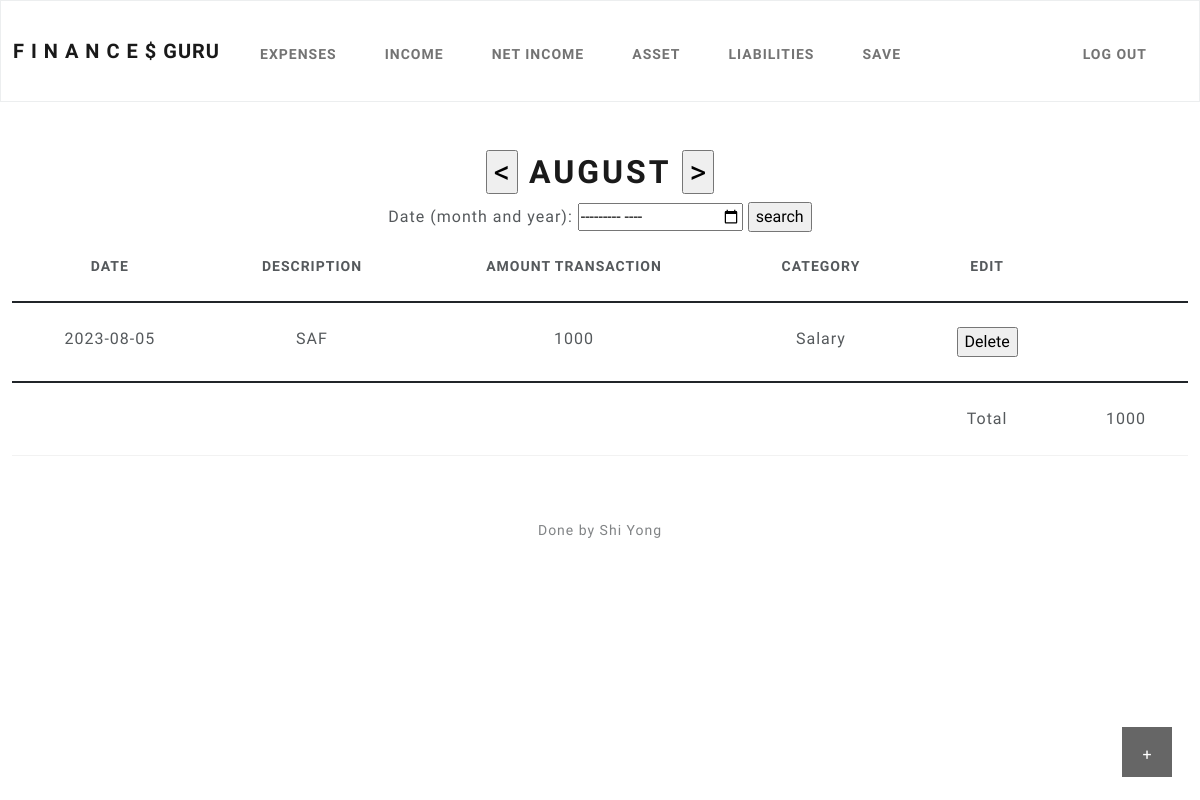
/income (signed in), run on the app's committed database.
### tables this page shows
CREATE TABLE "Income" (
	"I_id"	INTEGER,
	"Date"	TEXT,
	"Description"	TEXT,
	"income"	INTEGER,
	"Category"	TEXT,
	"id"	INTEGER NOT NULL,
	FOREIGN KEY("id") REFERENCES "users"("id"),
	PRIMARY KEY("I_id" AUTOINCREMENT)
);

### app.py (the view)
@app.route("/income", methods=["GET", "POST"])
@login_required
def income():
    global month1
    if request.method == "POST":
        Date = request.form.get('Date')
        Description = request.form.get('Description')
        income = request.form.get('income')
        Category = request.form.get('Category')
        if Date:
            db.execute("INSERT INTO Income (id, Date,Description,income,Category) VALUES(?, ?, ?, ?, ?)", session["user_id"], Date,Description,income,Category)
        Delete = request.form.get('Delete')
        if Delete != None:
            db.execute("DELETE FROM Income WHERE I_id = ? AND id = ?",Delete,session["user_id"])
        today = date.today()
        today = str(today)
        search = today[:-4]
        MONTH = request.form.get('month')
        if MONTH != None:
            MONTH = str(MONTH)
            MONTH = MONTH[-2:]
            if MONTH[:1] == '0':
                month1 = int(MONTH[-1:])
            else:
                month1 = int(MONTH)
        Previous = request.form.get('Previous')
        if Previous != None:
            month1 = int(month1) -1
        Next = request.form.get('Next')
        if Next != None:
            month1 = int(month1) +1
        if int(month1) > 12 or int(month1) < 1: #check if it overflow
            month1 = today[-4:-3]
        Month_full_name = calendar.month_name[int(month1)]
        month1 = str(month1)
        search = search + month1
        search = search + '%'
        total = db.execute("SELECT SUM(income) FROM Income WHERE id = ? AND Date LIKE ?", session["user_id"],search)
        total = total[0]['SUM(income)']
        if total == None:
            total = 0
        LIST = db.execute("SELECT * FROM Income WHERE id = ? AND Date LIKE ? ORDER BY Date DESC", session["user_id"],search) #TODO Search the data from This month date
        return render_template('income.html',LIST=LIST,Month_full_name=Month_full_name, total = total)
    else:
        today = date.today()
        today = str(today)
        search = today[:-4]
        month1 = today[-4:-3]
        Month_full_name = calendar.month_name[int(month1)]
        search = search + month1
        search = search + '%'
        total = db.execute("SELECT SUM(income) FROM Income WHERE id = ? AND Date LIKE ?", session["user_id"],search)
        total = total[0]['SUM(income)']
        if total == None:
            total = 0
        LIST = db.execute("SELECT * FROM Income WHERE id = ? AND Date LIKE ? ORDER BY Date DESC", session["user_id"],search) #TODO Search the data from This month date
        return render_template('income.html',LIST=LIST,Month_full_name=Month_full_name, total = total)

### app.py (called while the page is built)
@app.after_request
def after_request(response):
    response.headers["Cache-Control"] = "no-cache, no-store, must-revalidate"
    response.headers["Expires"] = 0
    response.headers["Pragma"] = "no-cache"
    return response

### helpers.py (called while the page is built)
def login_required(f):
    @wraps(f)
    def decorated_function(*args, **kwargs):
        if session.get("user_id") is None:
            return redirect("/login")
        return f(*args, **kwargs)
    return decorated_function

### templates/income.html (shortened to what this page needs)
{% extends "layout.html" %}
{% block main %}
<button class="open-button" onclick="openForm()">+</button>
<form action="/income" method="post">
<h1><input type="submit" name="Previous" value="<">
    {{Month_full_name}}
    <input type="submit" name="Next" value=">"></h1>
</form>
<form action="/income" method="post">
  <label for="month">Date (month and year):</label>
  <input type="month" id="month" name="month" required>
  <input type="submit" value="search">
</form>
  <table class="table" style="margin-left:auto;margin-right:auto;">
        <thead class="thead-dark">
            <tr>
                <th scope="col">Date</th>
                <th scope="col">Description</th>
                <th scope="col">Amount Transaction</th>
                <th scope="col">Category</th>
                <th>Edit</th>
            </tr>
        </thead>
        <tbody>
            {% for row in LIST %}
                <tr>
                    <td>{{row['Date']}}</td>
                    <td>{{row['Description']}}</td>
                    <td>{{row['income']}}</td>
                    <td>{{row['Category']}}</td>
                    <td>
                    <form action="/income" method="post">
                       <input type="submit" value="Delete" >
                   </form>
                    </td>
                </tr>
            {% endfor %}
        </tbody>
        <tfoot>
                <tr><td></td>
                    <td></td>
                    <td></td>
                    <td></td>
                    <td>Total</td>
                    <td >{{ total }}</td>
                </tr>
        </tfoot>
    </table>
{% endblock %}

### templates/income.html (style rules this page uses)
body * { box-sizing: border-box; }
.open-button { background-color: black; color: white; padding: 16px 20px; border: none; cursor: pointer; opacity: 0.6; position: fixed; bottom: 23px; right: 28px; width: 50px; height: 50px; text-align: center; }

### data on the page
Income: Date "2023-08-05", Description "SAF", income "1000", Category "Salary"

### other printed values
{{ Month_full_name }} "AUGUST"
{{ total }} "1000"
